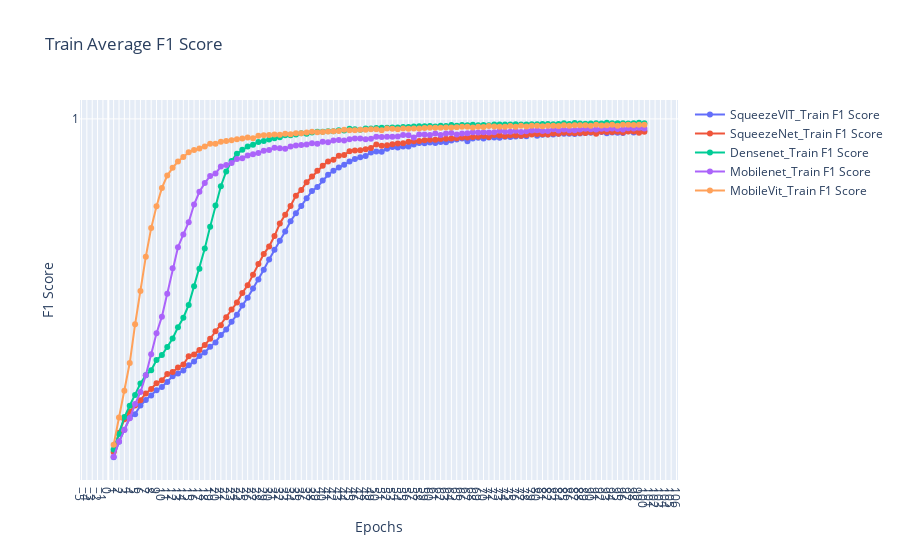

Notebook source saved alongside this figure:
### Code cell
fig = go.Figure()
for exps in train_f1score_data.keys():
    # plt.plot(epochs, loss_data[exps][0], label=exps + 'Train Loss', marker='o')
    # plt.plot(epochs, loss_data[exps][1], label=exps + 'Validation Loss', marker='o')
    # fig.add_trace(go.Scatter(x=epochs, y=auroc_data[exps][0], mode='lines+markers', name=exps + '_Train Loss'))
    fig.add_trace(go.Scatter(x=epochs, y=train_f1score_data[exps], mode='lines+markers', name=exps + '_Train F1 Score'))
# fig.add_trace(go.Scatter(x=epochs, y=train_loss, mode='lines+markers', name='Train Loss'))
# fig.add_trace(go.Scatter(x=epochs, y=val_loss, mode='lines+markers', name='Validation Loss'))

fig.update_layout(
    title='Train Average F1 Score',
    xaxis_title='Epochs',
    yaxis_title='F1 Score',
    xaxis=dict(tickmode='linear'),
    yaxis=dict(tickmode='linear'),
    # legend=dict(x=0, y=1),
    # grid=dict(),
)

fig.show()
